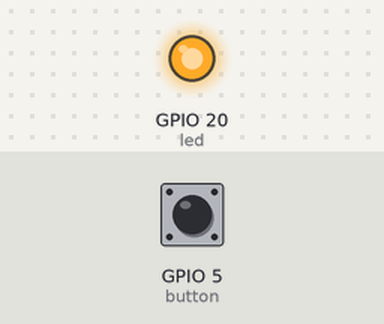
Bench run of a program on a simulated Raspberry Pi (BCM pin numbers). Parts: output pins drawn as LEDs (lit = HIGH). The test bench sets the inputs (shaded band); at power-on: GPIO 5 (button) HIGH. What the program prints to the terminal is not drawn.

Above: at 1.2 s.
1.3 s: GPIO 5 (button) pulled LOW for 0.15 s
At 1.37 s:
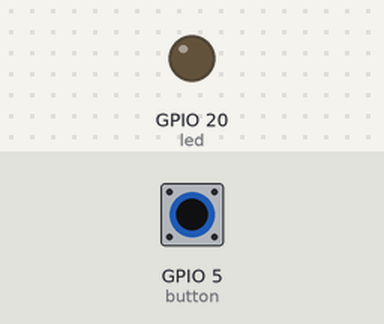
2.9 s: GPIO 5 (button) pulled LOW for 3.2 s
At 6.4 s:
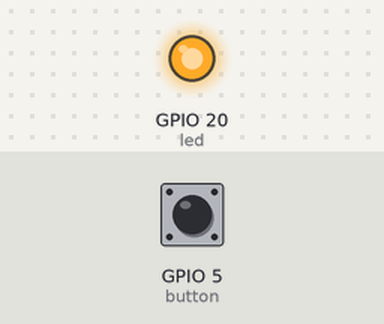
Timing chart, 0 to 7.9 s (numbered marks = the images above; inputs shaded):
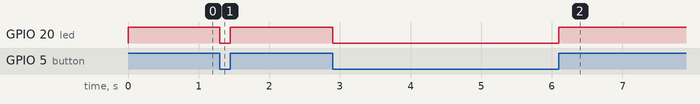

The program:

blinka-button-led.py
```python
#!/usr/bin/python3

import time
import board
import digitalio

print("press the button!")

led = digitalio.DigitalInOut(board.D20)
led.direction = digitalio.Direction.OUTPUT

button = digitalio.DigitalInOut(board.D5)
button.direction = digitalio.Direction.INPUT
button.pull = digitalio.Pull.UP

while True:
    led.value = button.value # light when button is pressed!
```

Measured:
- after the input at 1.3 s, GPIO 20 (led): HIGH → LOW at once, → HIGH 0.15 s later
- after the input at 2.9 s, GPIO 20 (led): HIGH → LOW at once, → HIGH 3.2 s later
